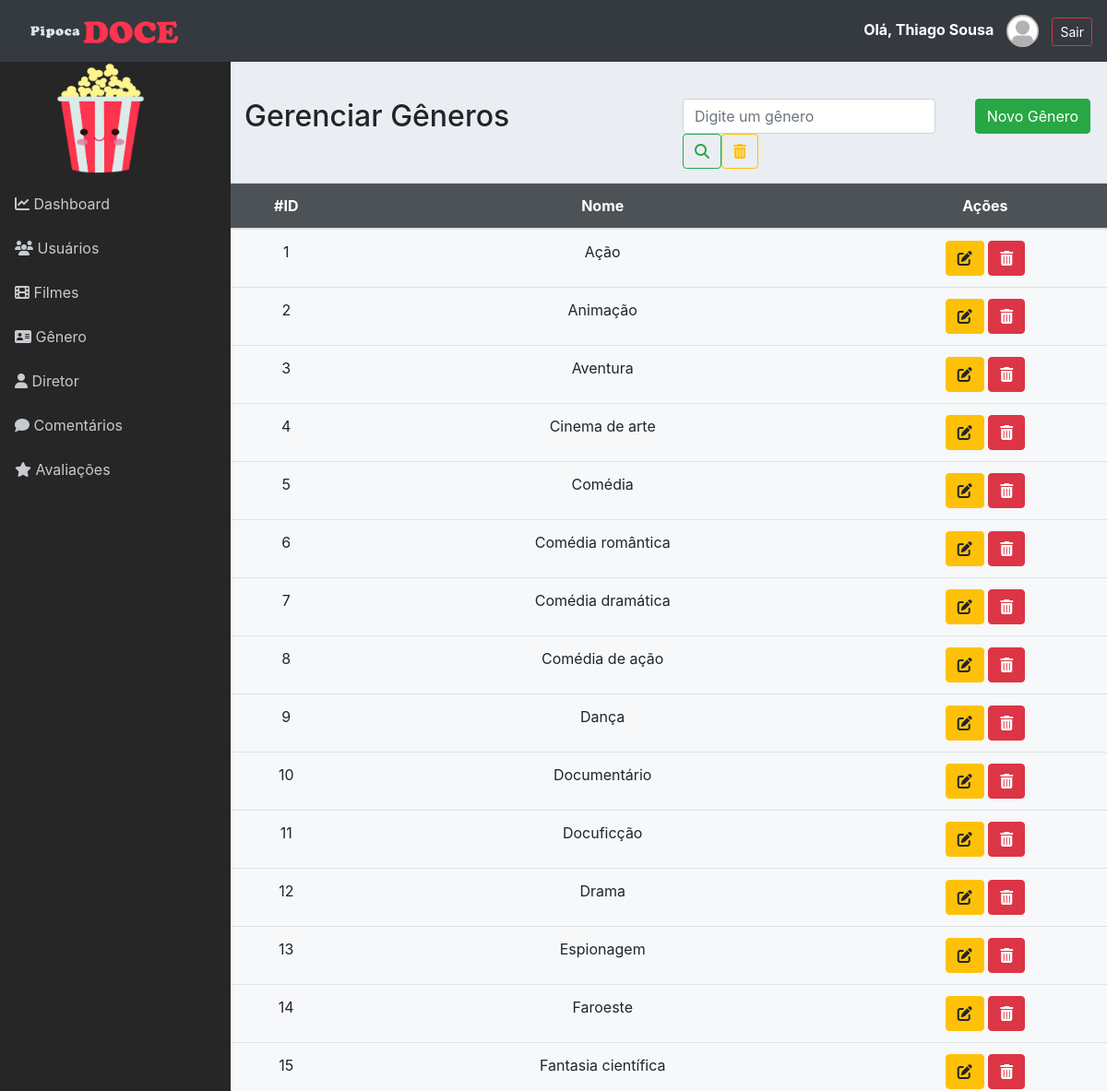
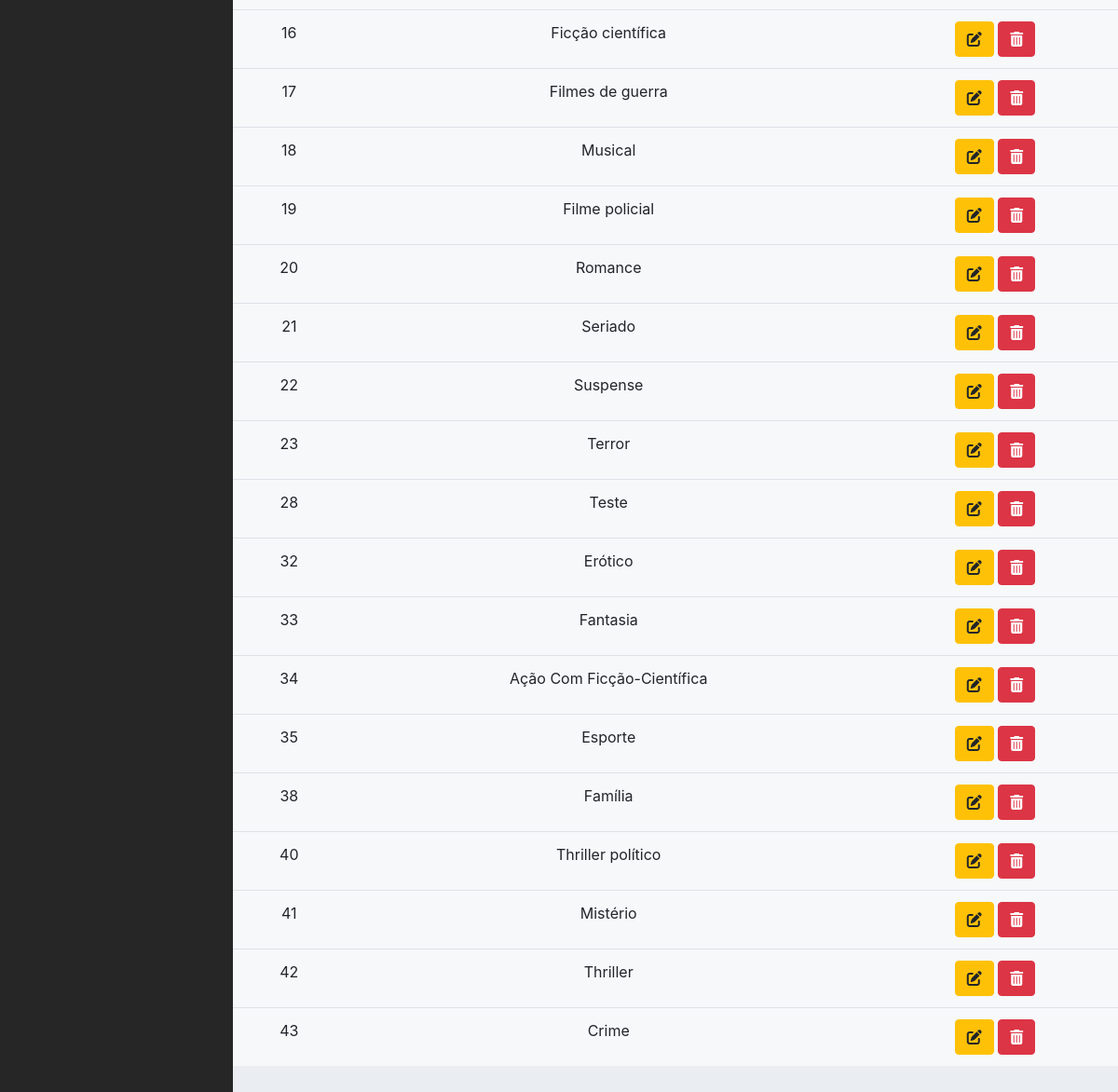
Screenshot of /admin/genero.php (signed in) with the database file from the repository (2 pictures, top to bottom).
### tables this page shows
CREATE TABLE `genero` (
  `id` int NOT NULL AUTO_INCREMENT,
  `nome` varchar(100) NOT NULL,
  PRIMARY KEY (`id`)
);

### admin/classes/Conexao.php (called while the page is built, shortened)
<?php
class Conexao
{
	private $host;
	private $user;
	private $password;
	public function __construct() {
		$this->host = 'mysql:host=localhost;dbname=pipoca_doce';
		$this->user = 'root';
		$this->password = 'root';
	}
	public function conectar() {
		try {
			$conn = new PDO(
				$this->host,
				$this->user,
				$this->password,
				array(
					PDO::ATTR_ERRMODE => PDO::ERRMODE_EXCEPTION,
					PDO::MYSQL_ATTR_INIT_COMMAND => "SET NAMES utf8"
				)
			);
			return $conn;
		} catch (PDOException $e) {
			echo 'Erro na conexao. Erro reportado: ' . $e->getMessage();
			exit;
		}
	}
}

### admin/classes/GeneroDAO.php (called while the page is built, shortened)
<?php
require_once 'Model.php';
class GeneroDAO extends Model
{
	public function __construct()
	{
		$this->tabela = 'genero';
		$this->class = 'Genero';
	}
	public function listar($pesquisa = '')
	{
		if ($pesquisa != '') {
            $sql = "SELECT * FROM {$this->tabela}
                    WHERE nome like '%{$pesquisa}%'";
		} else {
			$sql = "SELECT * FROM {$this->tabela}";
		}
		$stmt = $this->db->prepare($sql);
		$stmt->setFetchMode(PDO::FETCH_CLASS, $this->class);
		$stmt->execute();
		return $stmt->fetchAll();
	}
}

### admin/classes/Model.php (called while the page is built, shortened)
<?php
require 'Conexao.php';
class Model
{
	public function __construct()
	{
		$conexao = new Conexao();
		$this->db = $conexao->conectar();
	}
}

### admin/classes/Genero.php (called while the page is built, shortened)
<?php
class Genero
{
	private $id;
	private $nome;
    public function getId()
    {
        return $this->id;
    }
    public function getNome()
    {
        return $this->nome;
    }
}

### admin/genero.php (the view)
<?php include './layout/header.php';?>
<?php include './layout/menu.php';?>
<?php
require 'classes/Genero.php';
require 'classes/GeneroDAO.php';
$generoDAO = new GeneroDAO();
$generos = $generoDAO->listar();
if(isset($_GET['pesquisa']) && $_GET['pesquisa'] != '') {
	$generos = $generoDAO->listar($_GET['pesquisa']);
} else {
	$generos = $generoDAO->listar();
}
?>
<div class="row" style="margin-top:40px">
	<div class="col-6">
		<h2>Gerenciar Gêneros</h2>
	</div>
	<div class="col-4">
		<form class="form-inline my-2 my-lg-0">
		      <input class="form-control mr-sm-2" name="pesquisa" type="search" placeholder="Digite um gênero" aria-label="Pesquisar" value="<?= (isset($_GET['pesquisa']) ? $_GET['pesquisa'] : '') ?>">
		      <button class="btn btn-outline-success my-2 my-sm-0" type="submit">
		      	<i class="fas fa-search"></i>
		      </button>
		      <a href="./genero.php" class="btn btn-outline-warning my-2 my-sm-0">
		      	<i class="fas fa-trash-alt"></i>
		      </a>
	    </form>
	</div>
	<div class="col-2">
		<a href="form_genero.php" class="btn btn-success">Novo Gênero</a>
	</div>
</div>
<div class="row">
	<table class="table table-hover ttable-responsive-lg">
		<thead>
			<tr>
				<th>#ID</th>
				<th>Nome</th>
				<th>Ações</th>
			</tr>
		</thead>
		<tbody>
			<?php foreach ($generos as $genero) { ?>
			<tr>
				<td><?= $genero->getId() ?></td>
				<td><?= $genero->getNome() ?></td>
				<td>
					<a href="form_genero.php?id=<?= $genero->getId() ?>" title="Editar gênero" class="btn btn-warning">
						<i class="fas fa-edit"></i>
					</a>
					<a href="controle_genero.php?acao=deletar&id=<?= $genero->getId() ?>" title="Excluir gênero" class="btn btn-danger" onclick="return confirm('Deseja realmente exluir o gênero?')">
						<i class="fas fa-trash-alt"></i>
					</a>
				</td>
			</tr>
			<?php } ?>
		</tbody>
	</table>
</div>
<?php include './layout/footer.php';?>

### admin/layout/header.php (shortened to what this page needs)
<!DOCTYPE html>
<html>
<head>
	<link rel="stylesheet" href="assets/css/bootstrap.min.css">
	<link href="https://cdn.jsdelivr.net/npm/select2@4.1.0-beta.1/dist/css/select2.min.css" rel="stylesheet" />
	<link rel="stylesheet" type="text/css" href="assets/css/all.css">
	<link rel="stylesheet" type="text/css" href="assets/css/estilo.css">
	<link rel="stylesheet" href="css/fontawesome.min.css">
</head>
<body>
	<nav class="navbar navbar-expand navbar-dark bg-dark">
		<a class="navbar-brand" href="home.php" style="margin-left: 17px;">
			<img src=./assets/img/logo1.png style="width: 160px"/>
		</a>
		<div class="collapse navbar-collapse">
			<ul class="navbar-nav ml-auto">
        		<span class="navbar-text">
        			<a href="form_usuario.php?id=<?= $_SESSION['id_usuario'] ?>">
	              		<strong>
	               			Olá, <?= $_SESSION['nome'] ?>
	              		</strong>
              		<img src="./assets/img/usuario/<?= ($_SESSION['imagem'] != '' && file_exists('assets/img/usuario/'.$_SESSION['imagem']) ? $_SESSION['imagem'] : 'usuario.png' ) ?>" class="rounded-circle user-img-menu">
            		</a>
        			<small><a class="btn btn-outline-danger btn-sm" href="logout.php" onclick="return confirm('Deseja realmente sair?')">
        				Sair
        			</a>
        			</small>
      			</span>
			</ul>
		</div>
	</nav>
	<div class="d-flex">

### admin/layout/menu.php (shortened to what this page needs)
<nav class="sidebar">
	<div class="container">
		<a href="home.php">
      		<img src="./assets/img/pipoca.png" alt="">
    	</a>
	</div>
  <ul class="list-unstyled">
    <li>
			<a href="home.php"><i class="fas fa-chart-line"></i> Dashboard</a>
		</li>
    <li>
      <a href="usuario.php"><i class="fa fa-users"></i>  Usuários</a>
    </li>
    <li>
      <a href="filme.php"><i class="fa fa-film"></i></i>  Filmes</a>
    </li>
    <li>
      <a href="genero.php"><i class="fas fa-address-card"></i> Gênero</a>
    </li>
    <li>
      <a href="diretor.php"><i class="fa fa-user"></i> Diretor</a>
    </li>
    <li>
      <a href="comentarios.php"><i class="fas fa-comment"></i> Comentários</a>
    </li>
    <li>
      <a href="avaliacao.php"><i class="fa fa-star"></i></i> Avaliações</a>
    </li>
     </ul>
</nav>
<div class="container">

### admin/layout/footer.php (shortened to what this page needs)
</div>
</div>
</body>
</body>
</html>

### admin/assets/css/all.css (style rules this page uses)
.fa, .fas, .far, .fal, .fad, .fab { -moz-osx-font-smoothing: grayscale; -webkit-font-smoothing: antialiased; display: inline-block; font-style: normal; font-variant: normal; text-rendering: auto; line-height: 1; }
.fa-address-card:before { content: "\f2bb"; }
.fa-chart-line:before { content: "\f201"; }
.fa-comment:before { content: "\f075"; }
.fa-edit:before { content: "\f044"; }
.fa-film:before { content: "\f008"; }
.fa-search:before { content: "\f002"; }
.fa-star:before { content: "\f005"; }
.fa-trash-alt:before { content: "\f2ed"; }
.fa-user:before { content: "\f007"; }
.fa-users:before { content: "\f0c0"; }
.fa, .fas { font-family: 'Font Awesome 5 Free'; font-weight: 900; }

### admin/assets/css/estilo.css (style rules this page uses)
body { background-color: #eaeef3; }
table thead tr { text-align: center; background: #343a40de; color: #FFF; font-size: 16px; }
table tbody tr { text-align: center; }
.table { background-color: #ffffff96; }
.row { margin-bottom: 15px; }
.user-img-menu { width: 35px; margin-right: 10px; margin-left: 10px; }
.sidebar { background-color: #262626; min-width: 250px; max-width: 250px; min-height: calc(100vh - 56px); transition: all 0.3s; }
.sidebar a img { width: 110px; height: 130px; margin-left: 35px; }
.sidebar ul li a { display: block; padding: 0.75rem 1rem; color: #c7cace; text-decoration: none; }

### rows the page displays
genero: id "1", nome "Ação"
genero: id "2", nome "Animação"
genero: id "3", nome "Aventura"
genero: id "4", nome "Cinema de arte"
genero: id "5", nome "Comédia"
genero: id "6", nome "Comédia romântica"
genero: id "7", nome "Comédia dramática"
genero: id "8", nome "Comédia de ação"
genero: id "9", nome "Dança"
genero: id "10", nome "Documentário"
genero: id "11", nome "Docuficção"
genero: id "12", nome "Drama"
genero: id "13", nome "Espionagem"
genero: id "14", nome "Faroeste"
genero: id "15", nome "Fantasia científica"
genero: id "16", nome "Ficção científica"
genero: id "17", nome "Filmes de guerra"
genero: id "18", nome "Musical"
genero: id "19", nome "Filme policial"
genero: id "20", nome "Romance"
genero: id "21", nome "Seriado"
genero: id "22", nome "Suspense"
genero: id "23", nome "Terror"
genero: id "28", nome "Teste"
genero: id "32", nome "Erótico"
genero: id "33", nome "Fantasia"
genero: id "34", nome "Ação Com Ficção-Científica"
genero: id "35", nome "Esporte"
genero: id "38", nome "Família"
genero: id "40", nome "Thriller político"
genero: id "41", nome "Mistério"
genero: id "42", nome "Thriller"
genero: id "43", nome "Crime"

### other values shown
$_SESSION['nome'] "Thiago Sousa"
